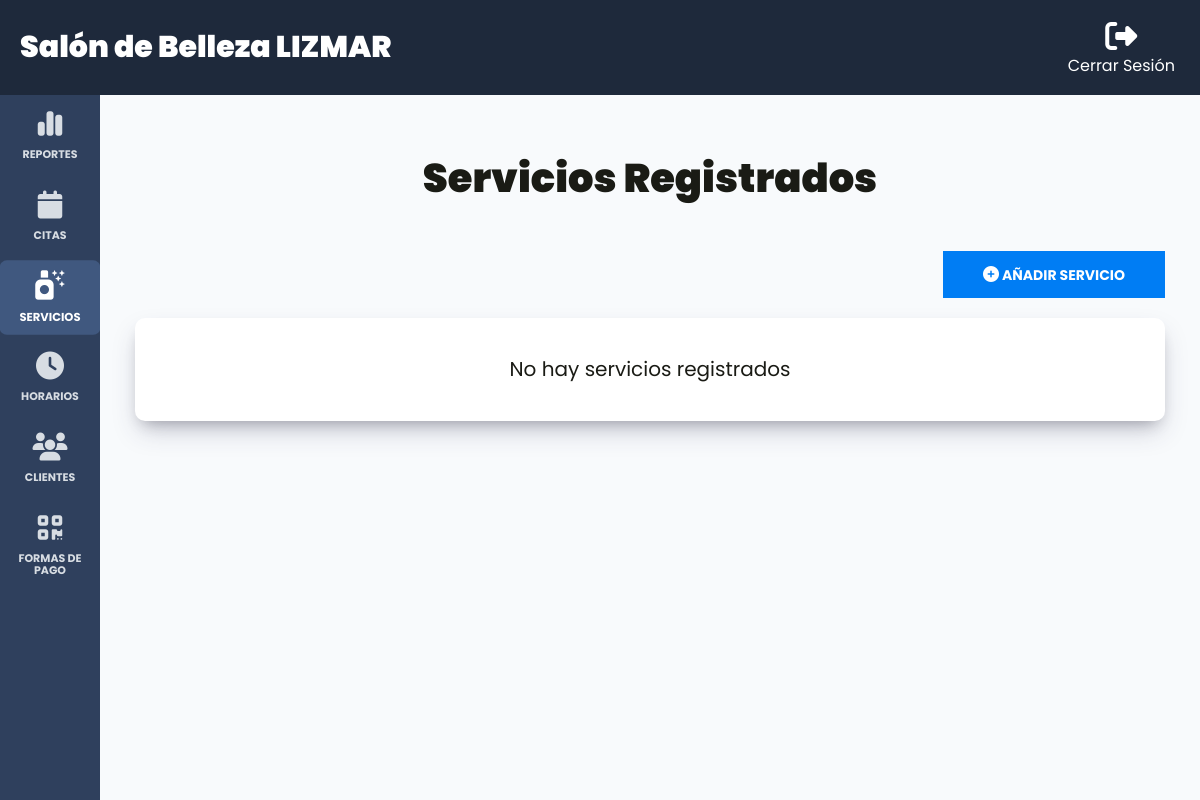
The app's page /admin/servicios (signed in), older data.
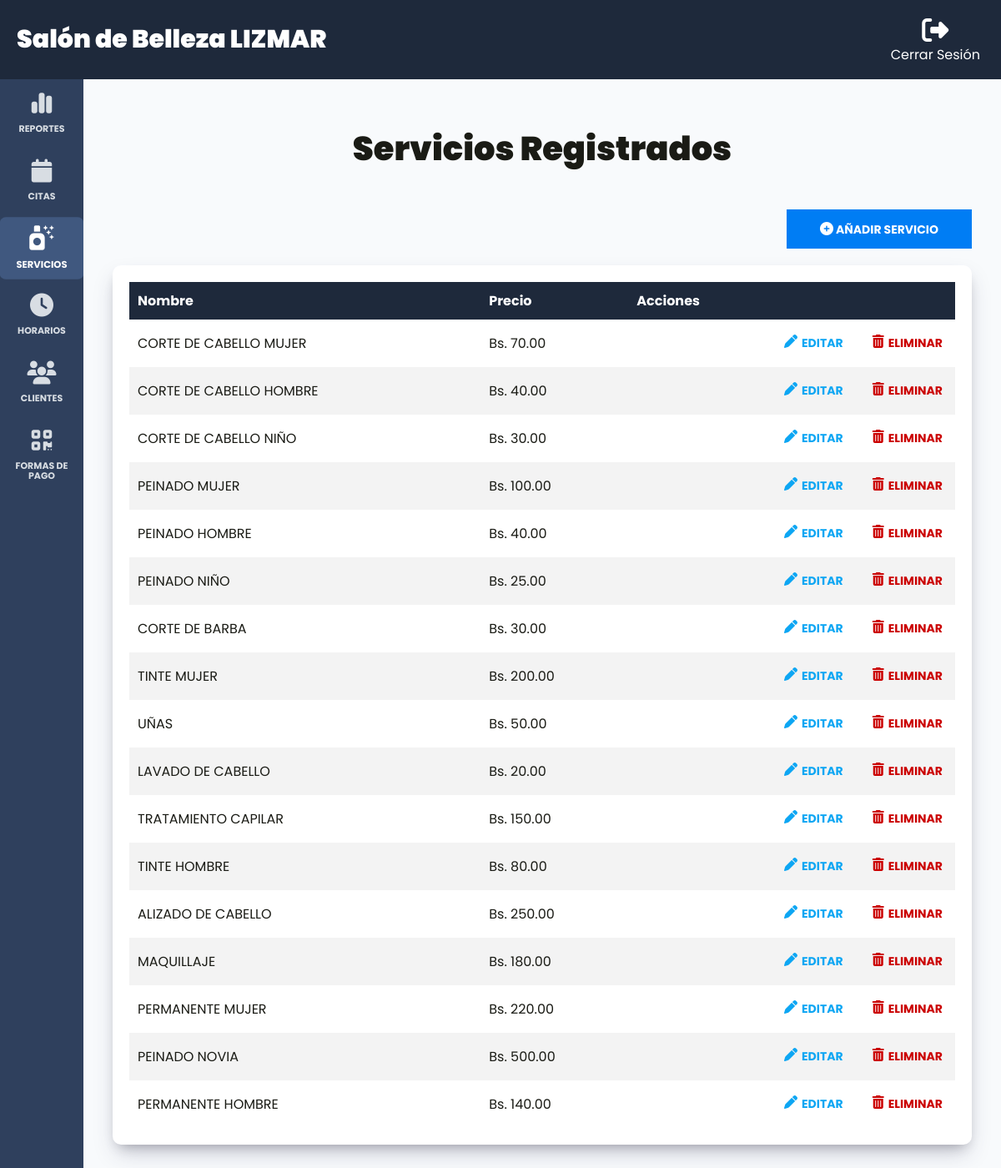
The same page, newer data.
### tables this page shows
CREATE TABLE `servicios` (
  `id` int NOT NULL AUTO_INCREMENT,
  `nombre` varchar(60) DEFAULT NULL,
  `precio` decimal(5,2) DEFAULT NULL,
  `estado` tinyint DEFAULT NULL,
  PRIMARY KEY (`id`)
);

### controllers/ServiciosController.php (called while the page is built, shortened)
<?php
class ServiciosController {
    public static function index(Router $router) {
        $servicios = Servicio::whereAll('estado', '1');
        $router->render('admin/servicios/index', [
            'servicios' => $servicios
        ]);
    }
}

### public/index.php (called while the page is built, shortened)
<?php
$router = new Router();
$router->get('/', [LoginController::class, 'login']);
$router->post('/', [LoginController::class, 'login']);
$router->get('/logout', [LoginController::class, 'logout']);
$router->get('/forgot-password', [LoginController::class, 'forgotPassword']);
$router->post('/forgot-password', [LoginController::class, 'forgotPassword']);
$router->get('/reset-password', [LoginController::class, 'resetPassword']);
$router->post('/reset-password', [LoginController::class, 'resetPassword']);
$router->get('/create-account', [LoginController::class, 'createAccount']);
$router->post('/create-account', [LoginController::class, 'createAccount']);
$router->get('/confirm-account', [LoginController::class, 'confirmAccount']);
$router->get('/message', [LoginController::class, 'message']);
$router->get('/cita', [CitaController::class, 'index']);
$router->get('/historial', [CitaController::class, 'showHistorial']);
$router->post('/cita/cancelar', [CitaController::class, 'update']);
$router->get('/api/servicios', [APIController::class, 'index']);
$router->get('/api/horarios', [APIController::class, 'showHorarios']);
$router->post('/api/horarios/estado', [APIController::class, 'cambiarEstadoHorarios']);
$router->post('/api/citas', [APIController::class, 'create']);
$router->get('/api/citas_admin', [APIController::class, 'getCitas']);
$router->get('/api/reportes/ingresos_mensuales', [ReportesAPIController::class, 'ingresosPorMes']);
$router->get('/api/reportes/ingresos_diarios', [ReportesAPIController::class, 'ingresosPorDia']);
$router->get('/api/reportes/servicios_solicitados', [ReportesAPIController::class, 'serviciosSolicitados']);
$router->get('/api/reportes/clientes_frecuentes', [ReportesAPIController::class, 'clientesFrecuentes']);
$router->get('/api/reportes/horarios_demandados', [ReportesAPIController::class, 'horariosDemandados']);
$router->get('/admin/dashboard', [DashboardController::class, 'index']);
$router->get('/admin/citas', [CitasController::class, 'index']);
$router->post('/admin/citas/editar', [CitasController::class, 'update']);
$router->get('/admin/clientes', [ClientesController::class, 'index']);
$router->get('/admin/horarios', [HorariosController::class, 'index']);
$router->get('/admin/formas_pagos', [FormasPagosController::class, 'index']);
$router->get('/admin/formas_pagos/actualizar_qr', [FormasPagosController::class, 'update']);
$router->post('/admin/formas_pagos/actualizar_qr', [FormasPagosController::class, 'update']);
$router->get('/admin/servicios', [ServiciosController::class, 'index']);
$router->get('/admin/servicios/crear', [ServiciosController::class, 'create']);
$router->post('/admin/servicios/crear', [ServiciosController::class, 'create']);
$router->get('/admin/servicios/editar', [ServiciosController::class, 'update']);
$router->post('/admin/servicios/editar', [ServiciosController::class, 'update']);
$router->post('/admin/servicios/eliminar', [ServiciosController::class, 'delete']);
$router->get('/error/404', [Pagina404Controller::class, 'index']);
$router->comprobarRutas();

### models/ActiveRecord.php (called while the page is built, shortened)
<?php
class ActiveRecord {
    protected static $db;
    protected static $tabla = '';
    public static function setDB($database) {
        self::$db = $database;
    }
    public static function consultarSQL($query) {
        $resultado = self::$db->query($query);
        $array = [];
        while ($registro = $resultado->fetch_assoc()) {
            $array[] = static::crearObjeto($registro);
        }
        return $array;
    }
    protected static function crearObjeto($registro) {
        $objeto = new static;
        foreach ($registro as $key => $value) {
            if (property_exists($objeto, $key)) {
                $objeto->$key = $value;
            }
        }
        return $objeto;
    }
    public static function whereAll($columna, $valor, $campo = '*') {
        $query = "SELECT $campo FROM " . static::$tabla . " WHERE $columna = '$valor'";
        $resultado = self::consultarSQL($query);
        return $resultado;
    }
}

### views/admin/servicios/index.php (the view, shortened to what the changed rows need)
<h1 class="nombre-pagina">Servicios Registrados</h1>
<div class="dashboard__contenedor">
    <?php if (!empty($servicios)): ?>
        <table class="table" id="myTable">
            <thead class="table__thead">
                <tr>
                    <th scope="col" class="table__th">Nombre</th>
                    <th scope="col" class="table__th">Precio</th>
                    <th scope="col" class="table__th">Acciones</th>
                </tr>
            </thead>
            <tbody class="table__tbody">
                <?php foreach($servicios as $servicio): ?>
                    <tr class="table__tr">
                        <td class="table__td">
                            <?php echo $servicio->nombre; ?>
                        </td>
                        <td class="table__td">
                            Bs. <?php echo $servicio->precio; ?>
                        </td>
                        <td class="table__td--acciones">
                            <a href="/admin/servicios/editar?id=<?php echo $servicio->id; ?>" class="table__accion table__accion--editar">
                                <i class="fa-solid fa-pen"></i>
                                Editar
                            </a>
                            <form class="table__formulario" method="POST" action="/admin/servicios/eliminar">
                                <button type="submit" class="table__accion table__accion--eliminar">
                                    <i class="fa-solid fa-trash-can"></i>
                                    Eliminar
                                </button>
                            </form>
                        </td>
                    </tr>
                <?php endforeach; ?>
            </tbody>
        </table>
        <?php else: ?>
            <p class="text-center">No hay servicios registrados</p>
    <?php endif; ?>
</div>

Row changes from the older to the newer data that the page shows:
now on this page (row edited): servicios: nombre "CORTE DE CABELLO MUJER", precio "70.00"
now on this page (row edited): servicios: nombre "CORTE DE CABELLO HOMBRE", precio "40.00"
now on this page (row edited): servicios: nombre "CORTE DE CABELLO NIÑO", precio "30.00"
now on this page (row edited): servicios: nombre "PEINADO MUJER", precio "100.00"
now on this page (row edited): servicios: nombre "PEINADO HOMBRE", precio "40.00"
now on this page (row edited): servicios: nombre "PEINADO NIÑO", precio "25.00"
now on this page (row edited): servicios: nombre "CORTE DE BARBA", precio "30.00"
now on this page (row edited): servicios: nombre "TINTE MUJER", precio "200.00"
now on this page (row edited): servicios: nombre "UÑAS", precio "50.00"
now on this page (row edited): servicios: nombre "LAVADO DE CABELLO", precio "20.00"
now on this page (row edited): servicios: nombre "TRATAMIENTO CAPILAR", precio "150.00"
now on this page (row edited): servicios: nombre "TINTE HOMBRE", precio "80.00"
now on this page (row edited): servicios: nombre "ALIZADO DE CABELLO", precio "250.00"
now on this page (row edited): servicios: nombre "MAQUILLAJE", precio "180.00"
now on this page (row edited): servicios: nombre "PERMANENTE MUJER", precio "220.00"
now on this page (row edited): servicios: nombre "PEINADO NOVIA", precio "500.00"
now on this page (row edited): servicios: nombre "PERMANENTE HOMBRE", precio "140.00"
Text that changed along with them:
text no longer shown: "No hay servicios registrados"
text now shown: "Nombre Precio Acciones"
